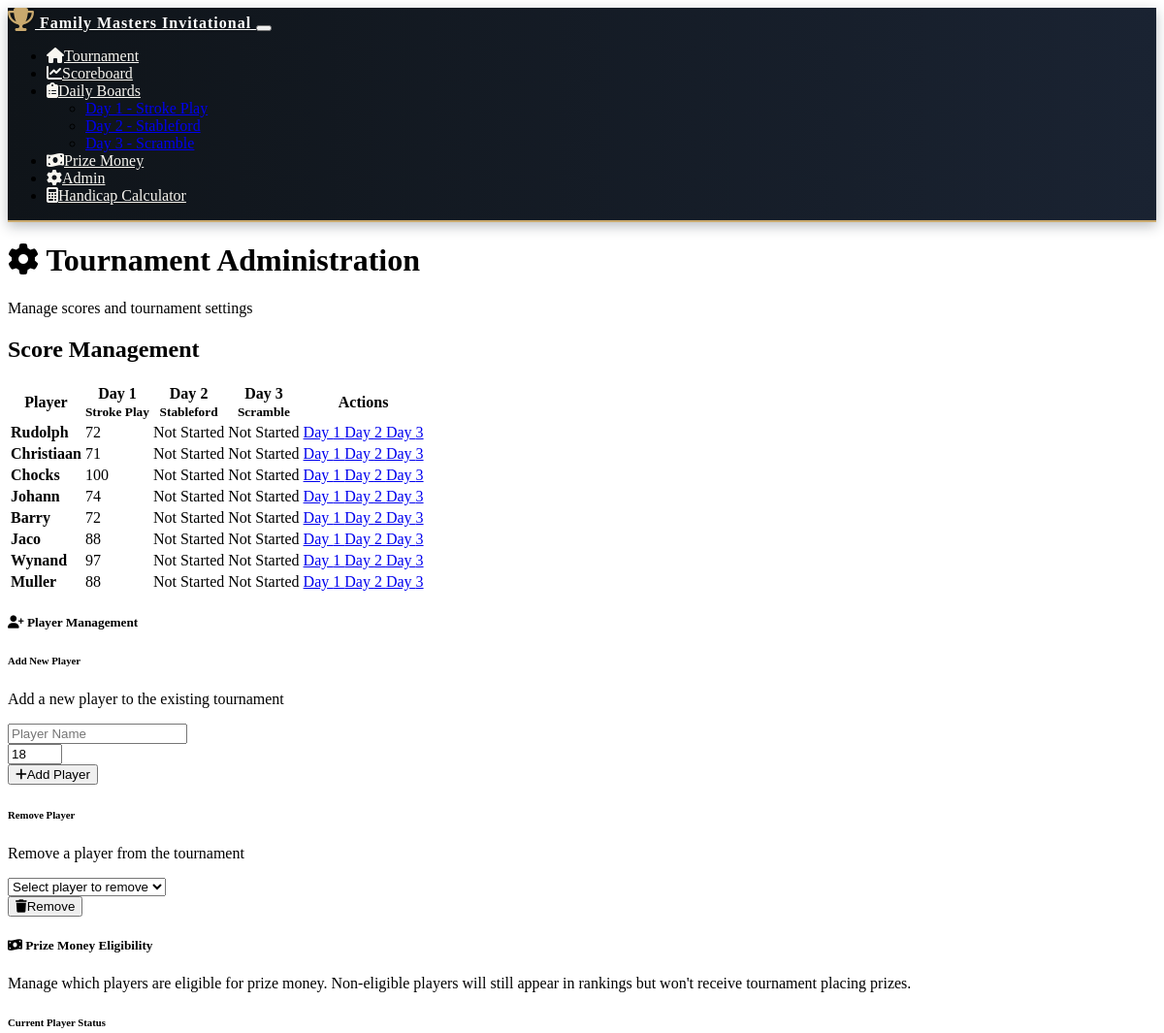
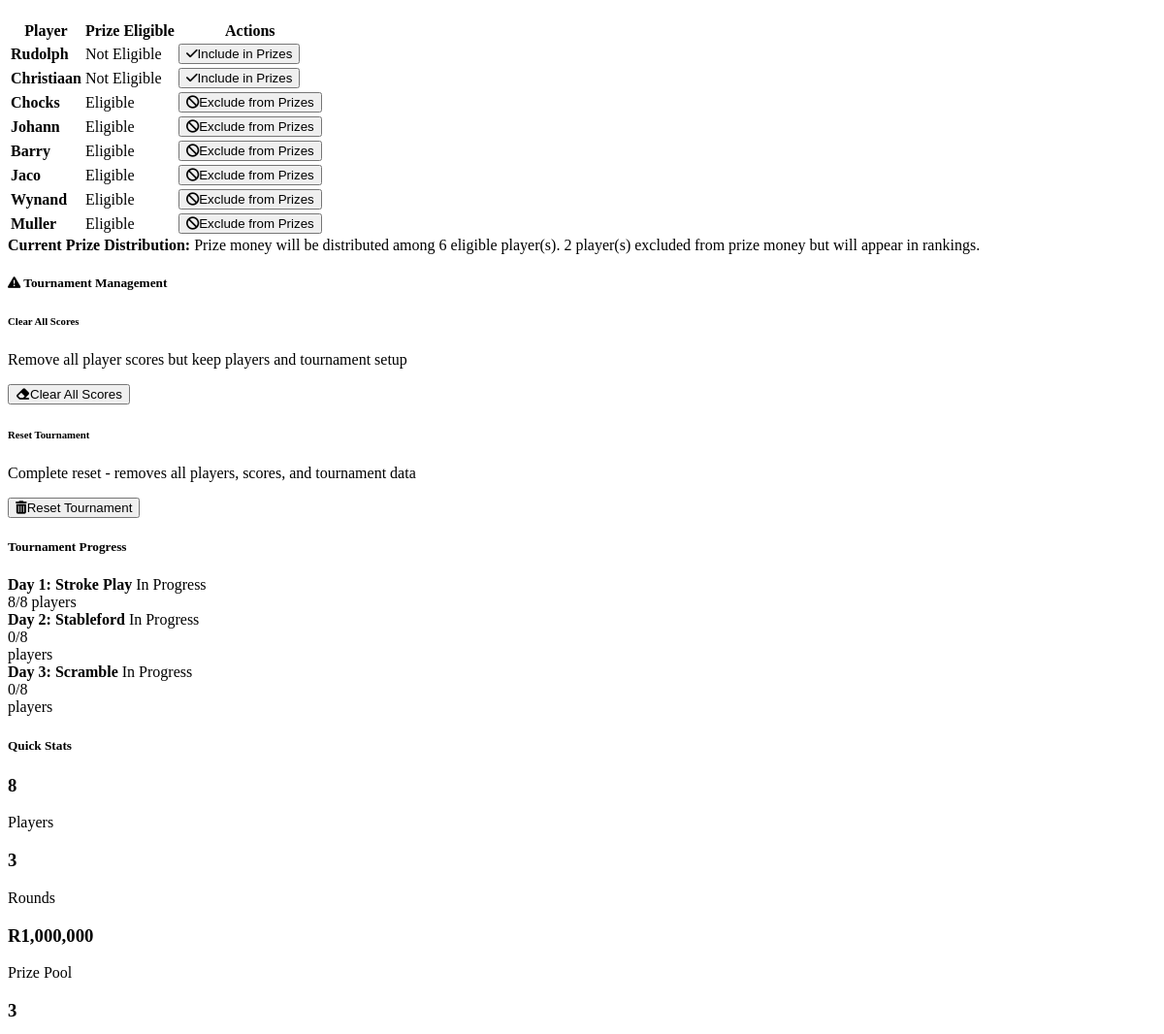
/admin (upper part), run on an earlier commit of the app's database (2 pictures, top to bottom).
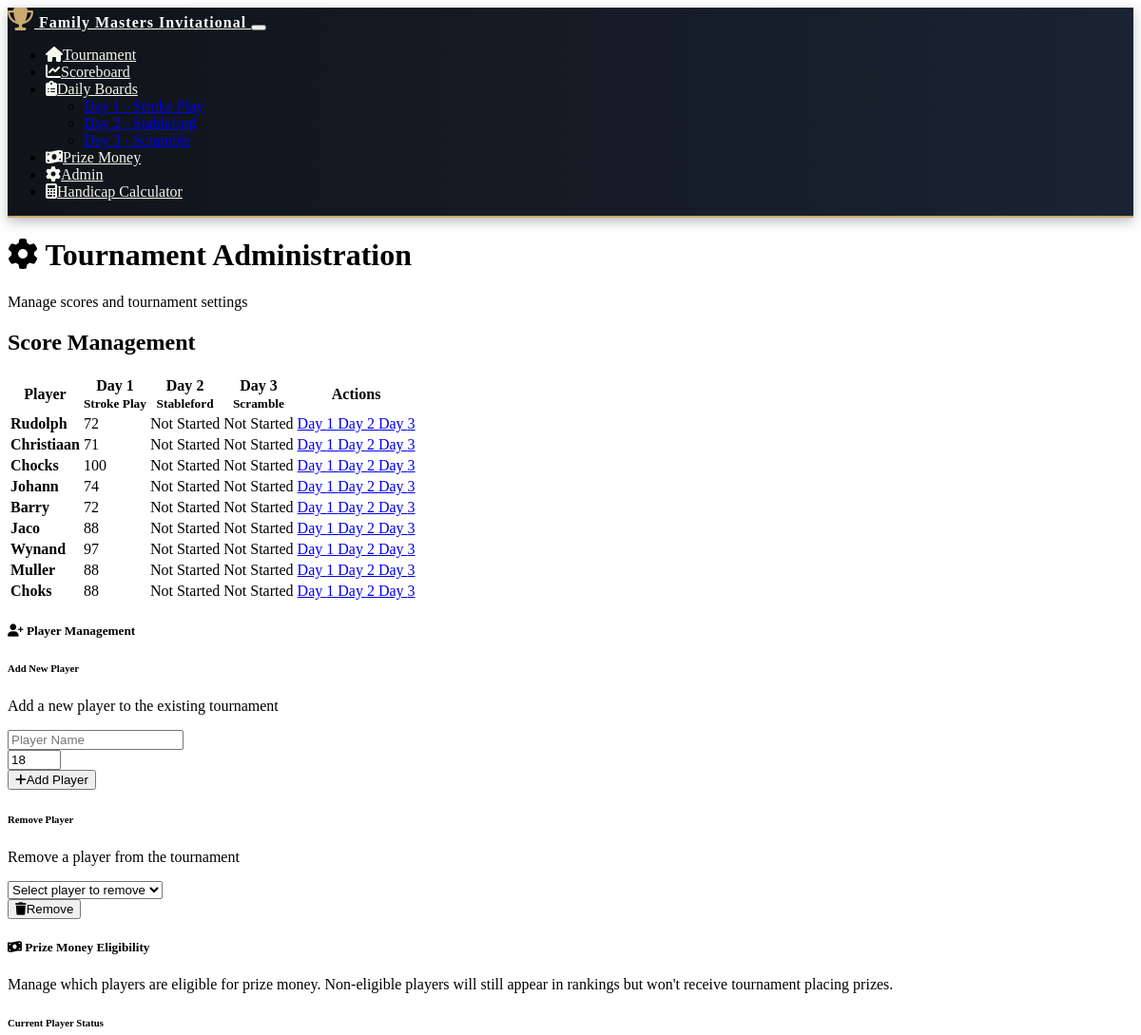
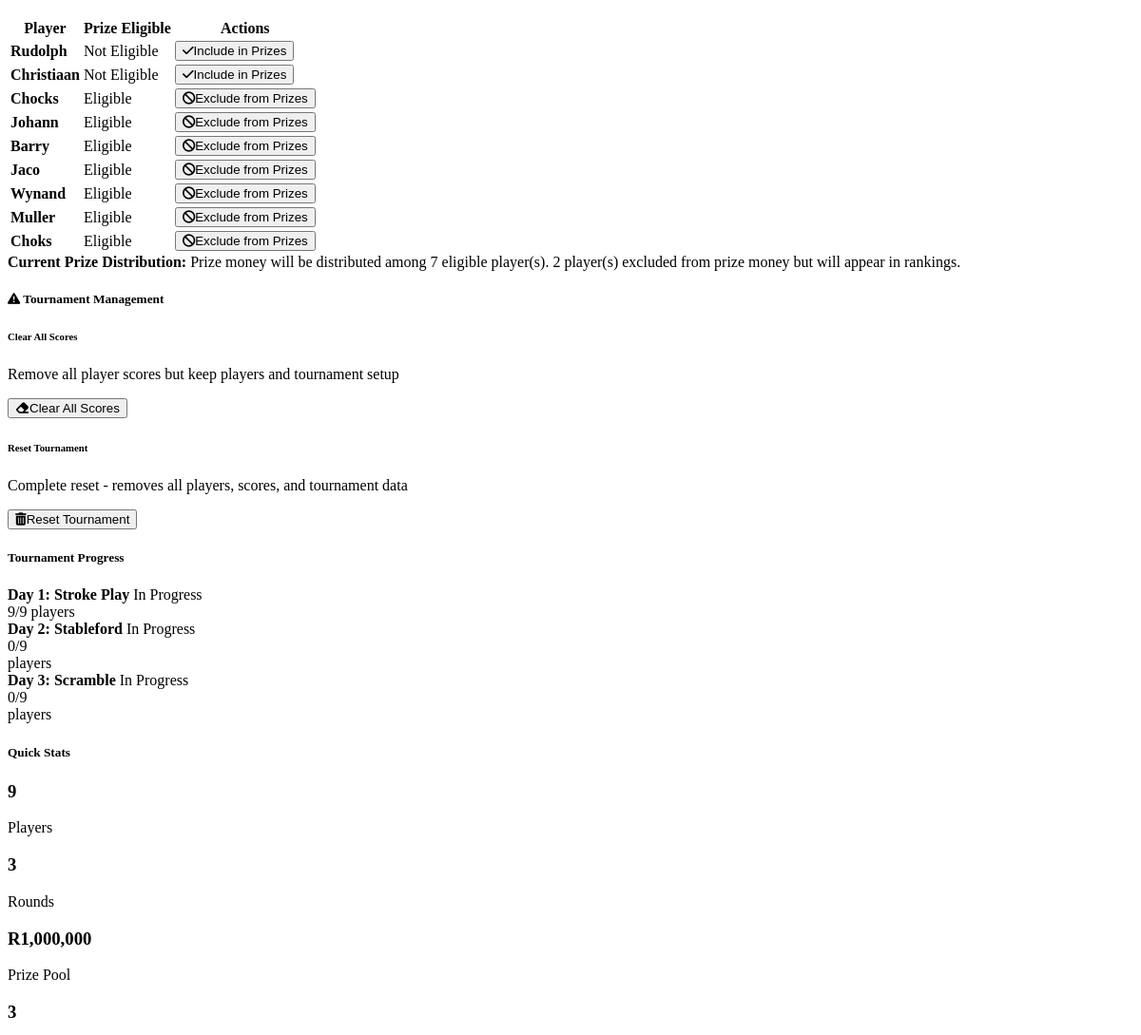
And on a later commit of the database (2 pictures, top to bottom).
### models.py (models this page shows, shortened)
class Round(db.Model):
    id = db.Column(db.Integer, primary_key=True)
    tournament_id = db.Column(db.Integer, db.ForeignKey('tournament.id'), nullable=False)
    day = db.Column(db.Integer, nullable=False)  # 1, 2, or 3
    format = db.Column(db.String(50), nullable=False)  # 'stroke_play', 'stableford', 'scramble'
    date = db.Column(db.Date, nullable=False)
    completed = db.Column(db.Boolean, default=False)
    scores = db.relationship('Score', backref='round', lazy=True)

class Player(db.Model):
    id = db.Column(db.Integer, primary_key=True)
    name = db.Column(db.String(100), nullable=False)
    tournament_id = db.Column(db.Integer, db.ForeignKey('tournament.id'), nullable=False)
    handicap = db.Column(db.Integer, default=0)
    prize_eligible = db.Column(db.Boolean, default=True)  # New field for prize eligibility
    created_at = db.Column(db.DateTime, default=datetime.utcnow)
    scores = db.relationship('Score', backref='player', lazy=True)

class Score(db.Model):
    id = db.Column(db.Integer, primary_key=True)
    player_id = db.Column(db.Integer, db.ForeignKey('player.id'), nullable=False)
    round_id = db.Column(db.Integer, db.ForeignKey('round.id'), nullable=False)
    hole_1 = db.Column(db.Integer)
    hole_2 = db.Column(db.Integer)
    hole_3 = db.Column(db.Integer)
    hole_4 = db.Column(db.Integer)
    hole_5 = db.Column(db.Integer)
    hole_6 = db.Column(db.Integer)
    hole_7 = db.Column(db.Integer)
    hole_8 = db.Column(db.Integer)
    hole_9 = db.Column(db.Integer)
    hole_10 = db.Column(db.Integer)
    hole_11 = db.Column(db.Integer)
    hole_12 = db.Column(db.Integer)
    hole_13 = db.Column(db.Integer)
    hole_14 = db.Column(db.Integer)
    hole_15 = db.Column(db.Integer)
    hole_16 = db.Column(db.Integer)
    hole_17 = db.Column(db.Integer)
    hole_18 = db.Column(db.Integer)
    total_strokes = db.Column(db.Integer)
    stableford_points = db.Column(db.Integer)
    created_at = db.Column(db.DateTime, default=datetime.utcnow)
    updated_at = db.Column(db.DateTime, default=datetime.utcnow, onupdate=datetime.utcnow)

### routes.py (the view)
@app.route('/admin')
def admin():
    tournament = Tournament.query.first()
    if not tournament:
        return redirect(url_for('player_setup'))
    players = Player.query.filter_by(tournament_id=tournament.id).all()
    rounds = Round.query.filter_by(tournament_id=tournament.id).order_by(Round.day).all()
    return render_template('admin.html',
                         tournament=tournament,
                         players=players,
                         rounds=rounds,
                         tournament_formats=TOURNAMENT_FORMATS)

### templates/admin.html (shortened to what the changed rows need)
{% extends "base.html" %}
{% block content %}
<div class="container">
    <div class="row mb-4">
        <div class="col-12">
            <div class="card bg-primary">
                <div class="card-body">
                    <h1 class="card-title text-white mb-0">
                        <i class="fas fa-cog me-2"></i>
                        Tournament Administration
                    </h1>
                </div>
            </div>
        </div>
    </div>
    <div class="row mb-4">
        <div class="col-12">
            <h2 class="mb-3">Score Management</h2>
            <div class="card">
                <div class="card-body">
                    <div class="table-responsive">
                        <table class="table table-hover">
                            <thead class="table-dark">
                                <tr>
                                    <th>Player</th>
                                    {% for round in rounds %}
                                    <th class="text-center">
                                        Day {{ round.day }}<br>
                                        <small>{{ tournament_formats[round.day].name }}</small>
                                    </th>
                                    {% endfor %}
                                    <th>Actions</th>
                                </tr>
                            </thead>
                            <tbody>
                                {% for player in players %}
                                <tr>
                                    <td><strong>{{ player.name }}</strong></td>
                                    {% for round in rounds %}
                                    <td class="text-center">
                                        {% set score = player.scores|selectattr('round_id', 'equalto', round.id)|first %}
                                        {% if score and score.total_strokes %}
                                            {% if round.format == 'stableford' %}
                                                <span class="badge bg-success">{{ score.stableford_points }} pts</span>
                                            {% else %}
                                                <span class="badge bg-info">{{ score.total_strokes }}</span>
                                            {% endif %}
                                        {% else %}
                                            <span class="text-muted">Not Started</span>
                                        {% endif %}
                                    </td>
                                    {% endfor %}
                                    <td>
                                        <div class="btn-group" role="group">
                                            {% for round in rounds %}
                                            <a href="{{ url_for('scorecard', player_id=player.id, round_id=round.id) }}"
                                               class="btn btn-sm btn-outline-primary">
                                                Day {{ round.day }}
                                            </a>
                                            {% endfor %}
                                        </div>
                                    </td>
                                </tr>
                                {% endfor %}
                            </tbody>
                        </table>
                    </div>
                </div>
            </div>
        </div>
    </div>
    <div class="row mb-4">
        <div class="col-12">
            <div class="card border-info">
                <div class="card-body">
                    <div class="row">
                        <div class="col-12">
                            <div class="table-responsive">
                                <table class="table table-sm">
                                    <thead class="table-light">
                                        <tr>
                                            <th>Player</th>
                                            <th>Prize Eligible</th>
                                            <th>Actions</th>
                                        </tr>
                                    </thead>
                                    <tbody>
                                        {% for player in players %}
                                        <tr>
                                            <td><strong>{{ player.name }}</strong></td>
                                            <td>
                                                {% if player.prize_eligible %}
                                                    <span class="badge bg-success">Eligible</span>
                                                {% else %}
                                                    <span class="badge bg-warning">Not Eligible</span>
                                                {% endif %}
                                            </td>
                                            <td>
                                                <form method="POST" action="{{ url_for('toggle_prize_eligibility') }}" style="display: inline;">
                                                    {% if player.prize_eligible %}
                                                        <button type="submit" class="btn btn-warning btn-sm"
                                                                onclick="return confirm('Are you sure you want to exclude {{ player.name }} from prize money? They will still appear in rankings.')">
                                                            <i class="fas fa-ban me-1"></i>Exclude from Prizes
                                                        </button>
                                                    {% else %}
                                                        <button type="submit" class="btn btn-success btn-sm">
                                                            <i class="fas fa-check me-1"></i>Include in Prizes
                                                        </button>
                                                    {% endif %}
                                                </form>
                                            </td>
                                        </tr>
                                        {% endfor %}
                                    </tbody>
                                </table>
                            </div>
                        </div>
                    </div>
                    <div class="row mt-3">
                        <div class="col-12">
                            <div class="alert alert-info">
                                <strong>Current Prize Distribution:</strong>
                                {% set eligible_count = players|selectattr('prize_eligible')|list|length %}
                                Prize money will be distributed among {{ eligible_count }} eligible player(s).
                                {% if eligible_count < players|length %}
                                    {{ players|length - eligible_count }} player(s) excluded from prize money but will appear in rankings.
                                {% endif %}
                            </div>
                        </div>
                    </div>
                </div>
            </div>
        </div>
    </div>
    </div>
    <div class="row mb-4">
        <div class="col-md-6">
            <div class="card">
                <div class="card-body">
                    {% for round in rounds %}
                    <div class="mb-3">
                        <div class="d-flex justify-content-between align-items-center mb-1">
                            <span><strong>Day {{ round.day }}: {{ tournament_formats[round.day].name }}</strong></span>
                            {% if round.completed %}
                                <span class="badge bg-success">Completed</span>
                            {% else %}
                                <span class="badge bg-warning">In Progress</span>
                            {% endif %}
                        </div>
                        <div class="progress">
                            {% set completed_scores = round.scores|selectattr('total_strokes')|list|length %}
                            {% set progress = (completed_scores / players|length * 100) if players else 0 %}
                            <div class="progress-bar" style="width: {{ progress }}%">
                                {{ completed_scores }}/{{ players|length }} players
                            </div>
                        </div>
                    </div>
                    {% endfor %}
                </div>
            </div>
        </div>
        <div class="col-md-6">
            <div class="card">
                <div class="card-body">
                    <div class="row text-center">
                        <div class="col-6 mb-3">
                            <h3 class="text-primary">{{ players|length }}</h3>
                            <p class="mb-0">Players</p>
                        </div>
                    </div>
                </div>
            </div>
        </div>
    </div>
{% endblock %}

What changed in the data, as far as the page shows it:
computed for Round "Stroke Play": completed_scores "8" → "9"; players "8" → "9"
computed for Round "Stableford": players "8" → "9"
computed for Round "Scramble": players "8" → "9"
added Player: name "Choks", prize_eligible "Eligible", Round (day "1"), Round (shows "Not Started", day "2"), Round (shows "Not Started", day "3")
added Score: total_strokes "88"
Also different on the page:
{{ eligible_count }}: "6" → "7"
{{ players|length }}: "8" → "9"
